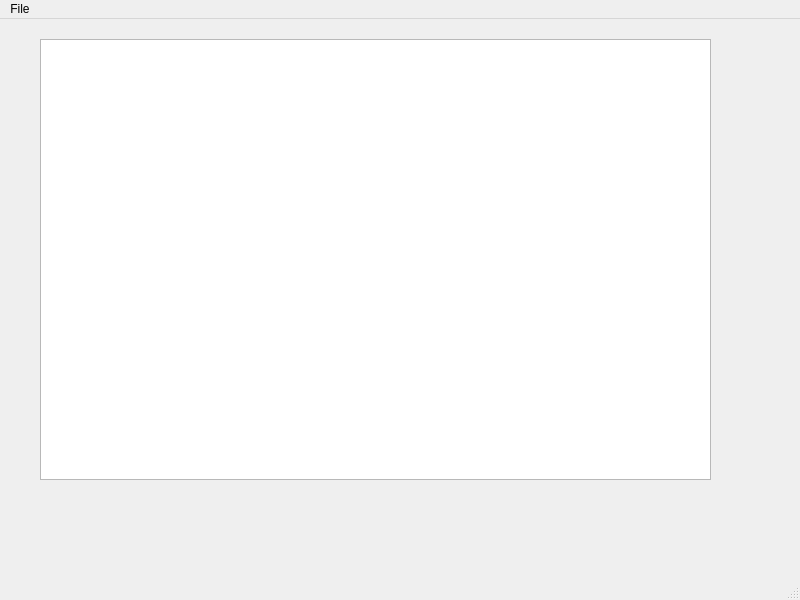
<?xml version="1.0" encoding="UTF-8"?>
<ui version="4.0">
 <class>MainWindow</class>
 <widget class="QMainWindow" name="MainWindow">
  <property name="geometry">
   <rect>
    <x>0</x>
    <y>0</y>
    <width>800</width>
    <height>600</height>
   </rect>
  </property>
  <property name="windowTitle">
   <string>MainWindow</string>
  </property>
  <widget class="QWidget" name="centralwidget">
   <widget class="QTextEdit" name="textEdit">
    <property name="geometry">
     <rect>
      <x>40</x>
      <y>20</y>
      <width>671</width>
      <height>441</height>
     </rect>
    </property>
   </widget>
  </widget>
  <widget class="QMenuBar" name="menubar">
   <property name="geometry">
    <rect>
     <x>0</x>
     <y>0</y>
     <width>800</width>
     <height>21</height>
    </rect>
   </property>
   <widget class="QMenu" name="menuFile">
    <property name="title">
     <string>File</string>
    </property>
    <addaction name="actionOpen"/>
   </widget>
   <addaction name="menuFile"/>
  </widget>
  <widget class="QStatusBar" name="statusbar"/>
  <action name="actionOpen">
   <property name="text">
    <string>Open</string>
   </property>
   <property name="shortcut">
    <string>F3</string>
   </property>
  </action>
 </widget>
 <resources/>
 <connections/>
</ui>
